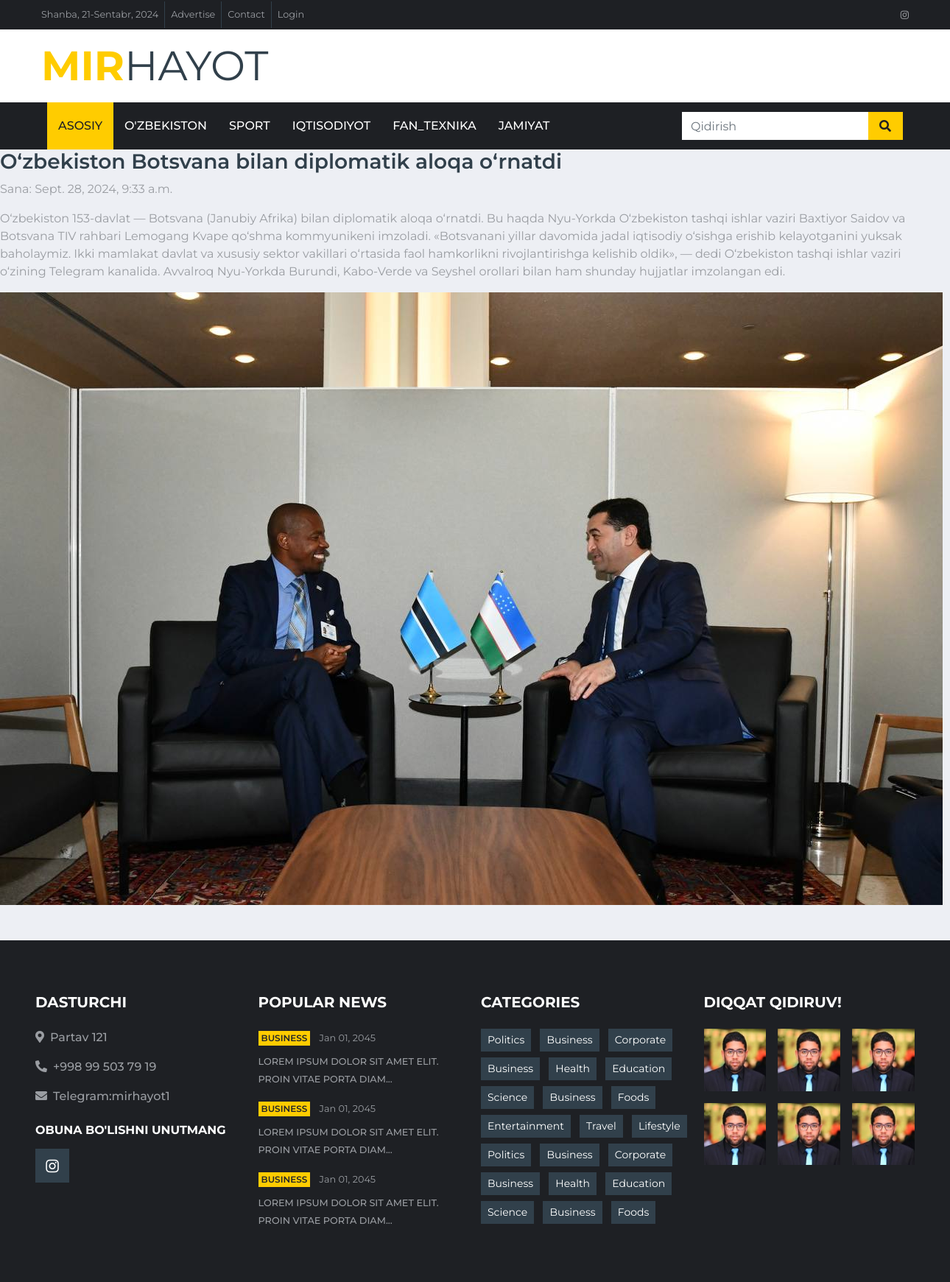
The page /news/21 on the database its author committed.
### news_app/models.py (models this page shows, shortened)
class News(models.Model):
    class Status(models.TextChoices):
        DRAFT = 'DF', 'Draft'
        Published = 'PB', 'Published'
    title = models.CharField(max_length=300)
    slug = models.SlugField(max_length=300)
    body = models.TextField()
    image = models.ImageField(upload_to='news/images')
    category = models.ForeignKey(Category, on_delete=models.CASCADE)
    publish_time = models.DateTimeField(default=timezone.now())
    created_time = models.DateTimeField(auto_now_add=True)
    updated_time = models.DateTimeField(auto_now=True)
    status = models.CharField(max_length=2,
                              choices=Status.choices,
                              default=Status.DRAFT)
    objects = models.Manager()
    published = PublishedManager()
    class Meta:
        ordering = ["-publish_time"]

### news_app/views.py (the view)
# urls.py: path("news/<int:id>", news_detail, name='news_detail_page'),
def news_detail(request, id):
    news = get_object_or_404(News, id=id, status=News.Status.Published)
    context = {
        'news': news
    }
    return render(request, "news/news_detail.html", context=context)

### templates/news/news_detail.html
{% extends "news/base.html" %}
{% load static %}
{% block content%}
    <h3>{{ news.title}}</h3>
    <p>Sana: {{ news.publish_time}}</p>
    <p>{{ news.body }}</p>
    <img src="{{ news.image.url }}">
{% endblock content %}

### rows shown on the page
News: title "O‘zbekiston Botsvana bilan diplomatik aloqa o‘rnatdi", publish_time "Sept. 28, 2024, 9:33 a.m.", body "O‘zbekiston 153-davlat — Botsvana (Janubiy Afrika) bilan diplomatik aloqa o‘rnatdi. Bu haqda Nyu-Yorkda O‘zbekiston tashqi ishlar vaziri Baxtiyor Saidov va Botsvana TIV rahbari Lemogang Kvape qo‘shma kommyunikeni imzoladi. «Botsvanani yillar davomida jadal iqtisodiy o‘sishga erishib kelayotganini yuksak baholaymiz. Ikki mamlakat davlat va xususiy sektor vakillari o‘rtasida faol hamkorlikni rivojlantirishga kelishib oldik», — dedi O‘zbekiston tashqi ishlar vaziri o‘zining Telegram kanalida. Avvalroq Nyu-Yorkda Burundi, Kabo-Verde va Seyshel orollari bilan ham shunday hujjatlar imzolangan edi.", image (picture)
